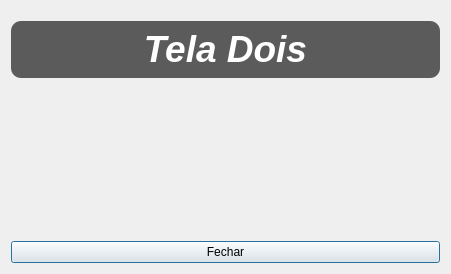
<?xml version="1.0" encoding="UTF-8"?>
<ui version="4.0">
 <class>TelaDois</class>
 <widget class="QDialog" name="TelaDois">
  <property name="geometry">
   <rect>
    <x>0</x>
    <y>0</y>
    <width>451</width>
    <height>274</height>
   </rect>
  </property>
  <property name="windowTitle">
   <string>Dialog</string>
  </property>
  <layout class="QVBoxLayout" name="verticalLayout">
   <item>
    <spacer name="verticalSpacer_2">
     <property name="orientation">
      <enum>Qt::Orientation::Vertical</enum>
     </property>
     <property name="sizeType">
      <enum>QSizePolicy::Policy::Fixed</enum>
     </property>
     <property name="sizeHint" stdset="0">
      <size>
       <width>20</width>
       <height>10</height>
      </size>
     </property>
    </spacer>
   </item>
   <item>
    <widget class="QLabel" name="label_6">
     <property name="styleSheet">
      <string notr="true">background-color: rgb(91, 91, 91);
padding: 7;
border-radius:10;</string>
     </property>
     <property name="text">
      <string>&lt;html&gt;&lt;head/&gt;&lt;body&gt;&lt;p&gt;&lt;span style=&quot; font-size:28pt; font-weight:700; font-style:italic; color:#ffffff;&quot;&gt;Tela Dois&lt;/span&gt;&lt;/p&gt;&lt;/body&gt;&lt;/html&gt;</string>
     </property>
     <property name="alignment">
      <set>Qt::AlignmentFlag::AlignCenter</set>
     </property>
    </widget>
   </item>
   <item>
    <spacer name="verticalSpacer">
     <property name="orientation">
      <enum>Qt::Orientation::Vertical</enum>
     </property>
     <property name="sizeHint" stdset="0">
      <size>
       <width>20</width>
       <height>40</height>
      </size>
     </property>
    </spacer>
   </item>
   <item>
    <widget class="QPushButton" name="pushButton">
     <property name="text">
      <string>Fechar</string>
     </property>
    </widget>
   </item>
  </layout>
 </widget>
 <resources/>
 <connections/>
</ui>
